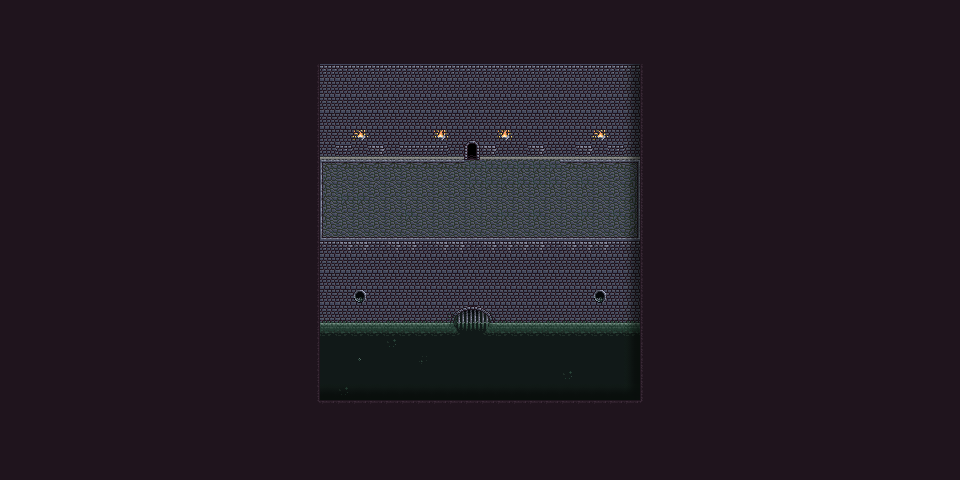

Rendered tile map (Tiled .tmx) drawn with the repository's tilesets; below, a short description and the map source with its tile grids summarised:
An orthogonal 60x30 tile map with 16x16 px tiles, 3 tile layers (ground, items, shadows) and 8 objects (player, sewer_corridor).

<map version="1.10" tiledversion="1.10.2" orientation="orthogonal" renderorder="right-down" width="60" height="30" tilewidth="16" tileheight="16" infinite="0" nextlayerid="7" nextobjectid="13">
 <editorsettings>
  <export target="sewer_test.lua" format="lua" />
 </editorsettings>
 <tileset firstgid="1" name="sewer_tiles" tilewidth="16" tileheight="16" tilecount="352" columns="16">
  <image source="../../tileset/sewer_1.png" width="256" height="352" />
 </tileset>
 <layer id="1" name="ground" width="60" height="30">
  <data>[1800 cells, 1800 non-empty, 24 distinct tile ids]</data>
 </layer>
 <layer id="2" name="items" width="60" height="30">
  <data>[1800 cells, 43 non-empty, 16 distinct tile ids]</data>
 </layer>
 <layer id="3" name="shadows" width="60" height="30">
  <data>[1800 cells, 40 non-empty, 3 distinct tile ids]</data>
 </layer>
 <objectgroup color="#00f900" id="4" name="creatures">
  <object id="3" name="player" x="464" y="164" width="16" height="16" />
 </objectgroup>
 <objectgroup id="5" name="walls">
  <object id="6" x="320" y="64" width="140" height="88" />
  <object id="7" x="484" y="64" width="156" height="88" />
  <object id="8" x="288" y="64" width="32" height="336" />
  <object id="9" x="640" y="64" width="32" height="336" />
  <object id="10" x="460" y="64" width="24" height="76" />
  <object id="11" x="320" y="240" width="320" height="160" />
 </objectgroup>
 <objectgroup color="#ff9300" id="6" name="transitions">
  <object id="12" name="sewer_corridor" x="460" y="140" width="24" height="8" />
 </objectgroup>
</map>
